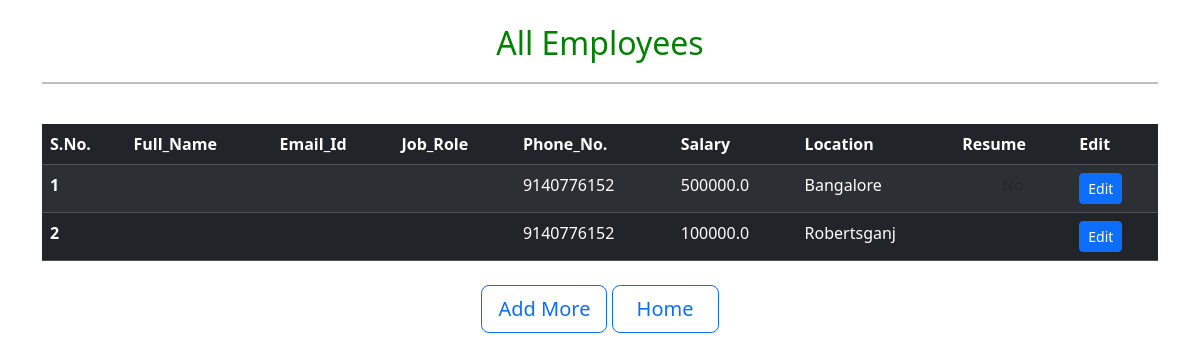
Before: /all_emp/ (signed in) with the older database file.
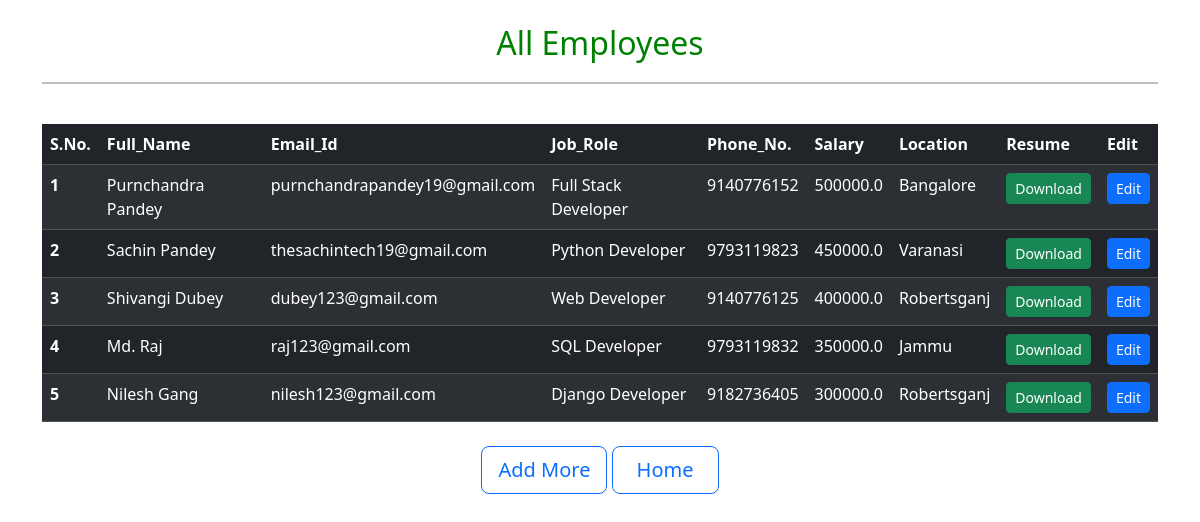
After: the same page with the newer database file.
### myapp/models.py (models this page shows, shortened)
class Employee(models.Model):
    full_name = models.CharField(max_length=100)
    email = models.EmailField(unique=True)
    job_role = models.CharField(max_length=100)
    salary = models.FloatField()
    phone = models.BigIntegerField(unique=True)
    location = models.CharField(max_length=100)
    resume = models.FileField(upload_to='resumes/')

### myapp/views.py (the view)
# urls.py: path('all_emp/', views.all_emp, name='all_emp'),
@login_required(login_url='login')
def all_emp(request):
    emps = Employee.objects.all()
    return render(request, 'all_emp.html', {'emps': emps})

### myapp/templates/all_emp.html (shortened to what this page needs)
<!doctype html>
<html lang="ar">
  <head>
    <link rel="stylesheet" href="https://cdn.jsdelivr.net/npm/bootstrap@5.3.3/dist/css/bootstrap.rtl.min.css"
>
  </head>
  <body>
    <div class="container mt-4">
        <h2 class="text-center">All Employees</h2>
        <hr><br>
        <table class="table table-dark table-striped">
          <thead>
              <tr>
                  <th scope="col">S.No.</th>
                  <th scope="col">Full_Name</th>
                  <th scope="col">Email_Id</th>
                  <th scope="col">Job_Role</th>
                  <th scope="col">Phone_No.</th>
                  <th scope="col">Salary</th>
                  <th scope="col">Location</th>
                  <th scope="col">Resume</th>
                  <th scope="col">Edit</th>
              </tr>
          </thead>
          <tbody>
            {% if emps %}
                {% for emp in emps %}
                    <tr>
                        <th scope="row">{{ forloop.counter }}</th>
                        <td>{{ emp.full_name }}</td>
                        <td>{{ emp.email }}</td>
                        <td>{{ emp.job_role }}</td>
                        <td>{{ emp.phone }}</td>
                        <td>{{ emp.salary }}</td>
                        <td>{{ emp.location }}</td>
                        <td class="text-center">
                          {% if emp.resume %}
                              <a href="{{ emp.resume.url }}" target="_blank" class="btn btn-sm btn-success">Download</a>
                          {% else %}
                              <span class="text-muted">No</span>
                          {% endif %}
                        </td>
                        <td>
                          <a href="{% url 'edit_emp' emp.id %}" class="btn btn-sm btn-primary">Edit</a>
                        </td>
                    </tr>
                {% endfor %}
            {% else %}
                <tr>
                    <td colspan="9">No employees found</td>
                </tr>
            {% endif %}
          </tbody>
        </table>
        <div class="text-center mt-4">
          <a href="{% url 'add_emp' %}" class="btn btn-outline-primary btn-lg px-3">Add More</a>
          <a href="{% url 'index' %}" class="btn btn-outline-primary btn-lg px-4">Home</a>
        </div>
    </div>
  </body>
</html>

### myapp/templates/all_emp.html (style rules this page uses)
h2 { color:green; margin:20px; }
hr { height: 2px; background-color: black; border: none; }

Changed rows visible on the page:
removed Employee: phone "9140776152", salary "500000.0", location "Bangalore"
removed Employee: phone "9140776152", salary "100000.0", location "Robertsganj"
added Employee: full_name "Purnchandra Pandey", email "purnchandrapandey19@gmail.com", job_role "Full Stack Developer", phone "9140776152", salary "500000.0", location "Bangalore"
added Employee: full_name "Sachin Pandey", email "thesachintech19@gmail.com", job_role "Python Developer", phone "9793119823", salary "450000.0", location "Varanasi"
added Employee: full_name "Shivangi Dubey", email "dubey123@gmail.com", job_role "Web Developer", phone "9140776125", salary "400000.0", location "Robertsganj"
added Employee: full_name "Md. Raj", email "raj123@gmail.com", job_role "SQL Developer", phone "9793119832", salary "350000.0", location "Jammu"
added Employee: full_name "Nilesh Gang", email "nilesh123@gmail.com", job_role "Django Developer", phone "9182736405", salary "300000.0", location "Robertsganj"
